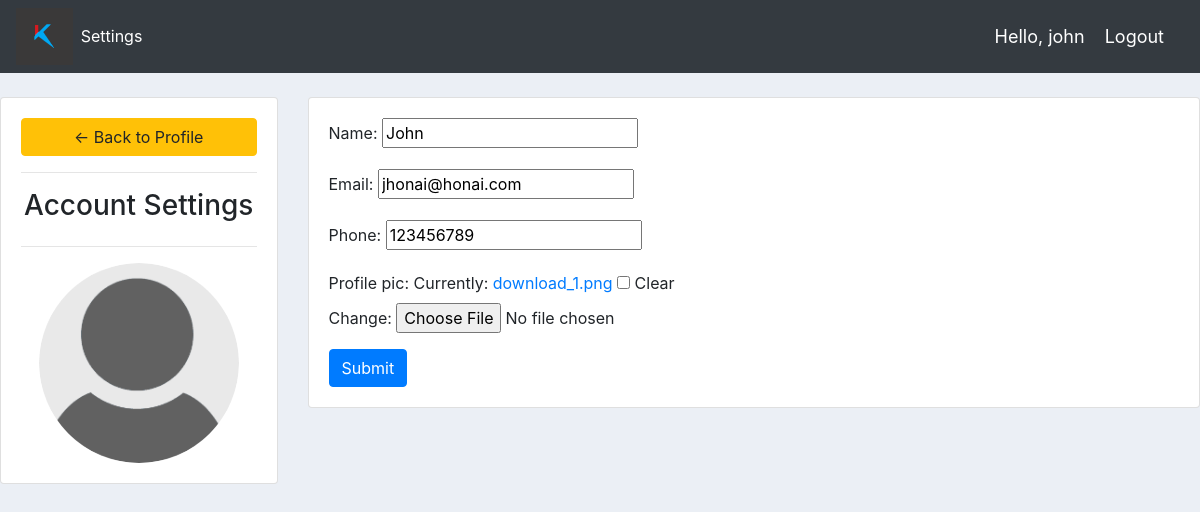
The page /settings/ (signed in) on the database its author committed.
### accounts/models.py (models this page shows, shortened)
class Customer(models.Model):
    user = models.OneToOneField(User,null=True, on_delete = models.CASCADE)
    name = models.CharField(max_length=128, null=True)
    phone = models.CharField(max_length=128, null=True,blank=True)
    email = models.CharField(max_length=128, null=True)
    profile_pic = models.ImageField(default='download_1.png',null=True, blank=True)
    date_created = models.DateTimeField(auto_now_add=True)

### accounts/decorators.py (the view)
        def wrapper(request,*args,**kwargs):
            groups = None
            if request.user.groups.exists():
                groups = [g.name for g in request.user.groups.all()]
                if set(groups).intersection(allowed_roles):
                    return view(request,*args,**kwargs)
                else:
                    return HttpResponse("Please login with a customer profile")

### accounts/forms.py
class CustomerForm(ModelForm):
    class Meta:
        model=Customer
        fields = ['name','email','phone', 'profile_pic']

### accounts/views.py (called while the page is built)
@login_required(login_url='login')
@allowed_users(allowed_roles=['customer'])
def settingsPage(request):
	form = CustomerForm(instance=request.user.customer)
	customer = request.user.customer
	if request.method == 'POST':
		form = CustomerForm(request.POST,request.FILES,instance=customer)
		if form.is_valid():
			form.save()
	context = {'form':form}
	return render(request,'accounts/account_settings.html', context)

### accounts/templates/accounts/account_settings.html (shortened to what this page needs)
{%  extends 'accounts/main.html' %}
{% load static %}
{% block content %}
<br>
<div class="row">
	<div class="col-md-3">
		<div class="card card-body">
			<a class="btn btn-warning" href="{% url 'home' %}"> &#8592; Back to Profile</a>
			<hr>
			<h3 style="text-align: center">Account Settings</h3>
			<hr>
			<img class="profile-pic" src="{{request.user.customer.profile_pic.url}}" >
		</div>
	</div>
	<div class="col-md-9">
		<div class="card card-body">
			<form method="POST" action="" enctype="multipart/form-data">
				{{form.as_p}}
			<input class="btn btn-primary" type="submit" name="Update Information">
			</form>
		</div>
	</div>
</div>
{% endblock %}

### accounts/templates/accounts/navbar.html (shortened to what this page needs)
{% load static %}
<nav class="navbar navbar-expand-lg navbar-dark bg-dark">
  <img src="{% static 'images/download2.png'%}" alt="" class="logo">
    <div class="collapse navbar-collapse" id="navbarNav">
      <ul class="navbar-nav">
        {% if request.user.is_staff%}
        <li class="nav-item active">
          <a class="nav-link" href="{%url 'home'%}">Dashboard</a>
        </li>
        <li class="nav-item">
          <a class="nav-link" href="{%url 'products'%}">Products</a>
        </li>
        {% else %}
        <li class="nav-item active">
          <a class="nav-link" href="{%url 'settings' %}">Settings</a>
        {%endif%}
      </ul>
    </div>
    <span class="hello">Hello, {{request.user}}</span>
    <span><a class="hello" href="{% url 'logout' %}">Logout</a></span>
  </nav>

### static/css/main.css (style rules this page uses)
.logo { width: 15mm; height: 15mm; }
body { background-color: #ebeff5; }

### accounts/templates/accounts/navbar.html (style rules this page uses)
.hello { font-size: 18px; color: #fff; margin-right: 20px; }

### accounts/templates/accounts/account_settings.html (style rules this page uses)
.profile-pic { max-width: 200px; max-height:200px; margin: 0 auto; border-radius: 50%; }

### rows shown on the page
Customer: name "John", email "jhonai@honai.com", phone "123456789"

### other values the page prints
{{ request.user }} "john"
